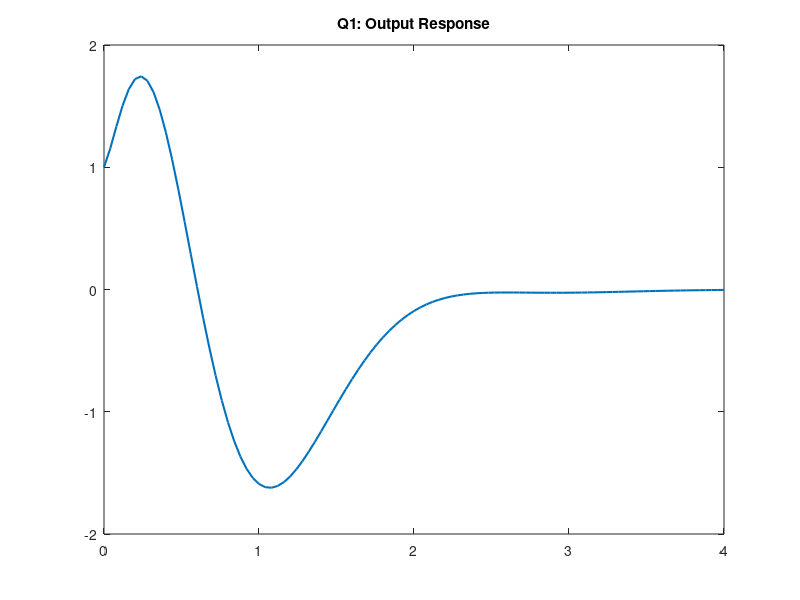
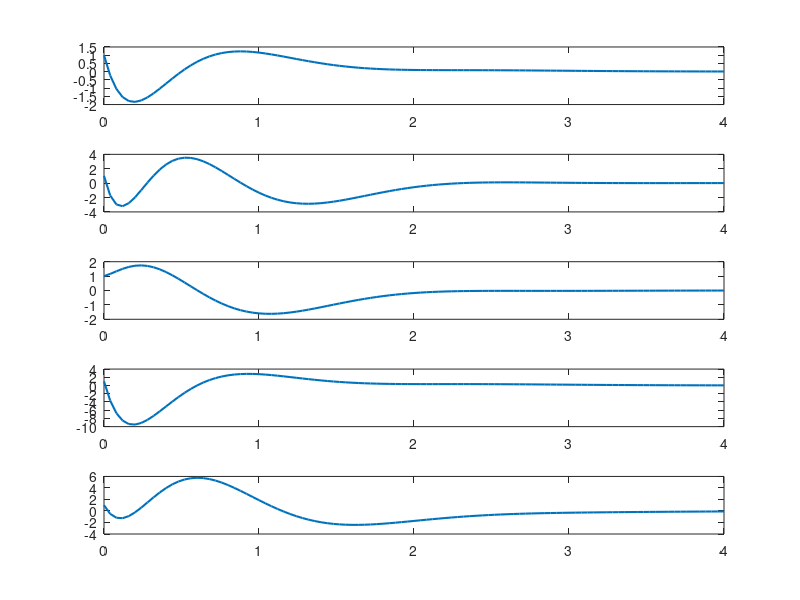

Recreate these plots in MATLAB, in order. (Note: this script raises an error after producing the figures.)
% HW 3 - ASEN 6015
% Amanda Marlow
% 10/8/24

clear
clc
close all

%% Question 1

A = [5 0 3 0 1;
    3 0 0 -2 0;
    0 -2 4 1 0;
    1 3 -4 1 3;
    0 2 2 0 -1];
B = [0 1;
    0 2;
    0 0;
    1 3;
    1 1];
C = [0 0 1 0 0];

gamma = 1;
a = 1;
b = 1;
Q = zeros(5,5);
Q(3,3) = gamma;
R = [a, 0; 0, b];
[K,S,P] = lqr(A,B,Q,R);
sys_LQR = ss(A-B*K,B,C, zeros(1,2));
IC = ones(5,1);
[y_LQR,t_LQR,x_LQR] = initial(sys_LQR,IC);
figure
plot(t_LQR,y_LQR, 'LineWidth',1.5)
title("Q1: Output Response")
figure
for i = 1:5
 subplot(5,1,i)
 plot(t_LQR, x_LQR(:,i), 'LineWidth',1.5)
end
sgtitle("Q1: State Response")

%% Question 2

H = A - B*K;
R_wi = [0.1, 0.2, 0.1, 0.3, 0.2];
Rw = diag(R_wi);
sys_adjoint = ss(-(A-B*K),zeros(5,1),zeros(1,5), zeros(1,1));
p0 = C';
% [p,tOut,x] = initial(sys_adjoint,IC,flip(t_LQR));
tspan = [t_LQR(end), 0];
[t,p] = ode45(@(t,x) adjointODE(t, x, H), tspan, p0);
figure
plot(t,p, 'LineWidth',1.5)

integrand = zeros(size(t));
for i = 1:length(t)
    integrand(i) = p(i,:)*Rw*p(i,:)';
end
var_y = trapz(flip(t),flip(integrand));

% [t,K] = ode45(@(t,x) K_ODE(t, K, A, B, Q, R), t_LQR, p0);